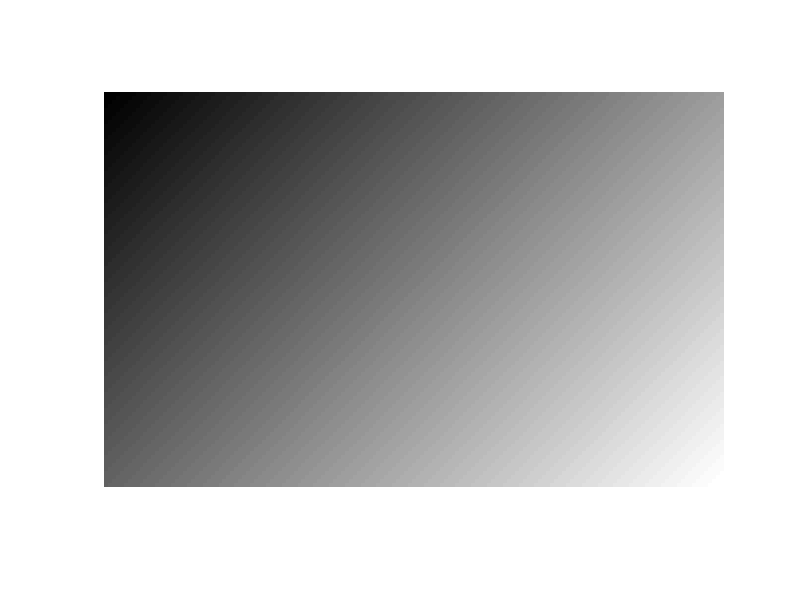

Reproduce this figure in MATLAB. (Note: this script raises an error after producing the figure.)
% 1a. 
 clear all
 close all
%szary = zeros(100,157);
war = 0; 
pop = war;
for i = 1:1:157
    for k=1:1:100
    szary(k,i) = war;
    war = war+1;
    end
    war = pop+1;
    pop = war;
end
img = mat2gray(szary); 
figure (1)
imshow(img)
% 1b.
img1 = imread('smok_1.jpg');
img2 = imread('smok_2.jpg');
gray1= rgb2gray(img1);
gray2= rgb2gray(img2);
figure (2)
subplot(1,5,1)
imshow(gray1);
subplot(1,5,2)
imshow(gray2);
suma_gray= gray1+gray2;
subplot(1,5,3)
imshow(suma_gray)
roznica_gray= gray1-gray2;
subplot(1,5,4)
imshow(roznica_gray)
mean_gray=suma_gray/2;
subplot(1,5,5)
imshow(mean_gray)
% 1c. 
img3 = imread('smok_rgb.jpg');
figure (3)
subplot(1,4,1)
imshow(img3)
R=img3(:,:,1);
G=img3(:,:,2);
B=img3(:,:,3);
subplot(1,4,2)
imshow(R)
subplot(1,4,3)
imshow(G)
subplot(1,4,4)
imshow(B)
% Stworzenie obrazów z pojedynczymi kanałami
czerwony = cat(3, R, zeros(size(R)), zeros(size(R)));
zielony = cat(3, zeros(size(G)), G, zeros(size(G)));
niebieski = cat(3, zeros(size(B)), zeros(size(B)), B);
figure (4)
subplot(1,4,1)
imshow(img3)
subplot(1,4,2)
imshow(czerwony)
subplot(1,4,3)
imshow(zielony)
subplot(1,4,4)
imshow(niebieski)
% %HSV
% HSV=rgb2hsv(img3);
% figure (5)
% subplot(1,4,1)
% imshow(HSV)
% 
% R=HSV(:,:,1);
% G=HSV(:,:,2);
% B=HSV(:,:,3);
% 
% subplot(1,4,2)
% imshow(R)
% 
% subplot(1,4,3)
% imshow(G)
% 
% subplot(1,4,4)
% imshow(B)
% 
% %Stworzenie obrazów z pojedynczymi kanałami
% czerwony = cat(3, R, zeros(size(R)), zeros(size(R)));
% zielony = cat(3, zeros(size(G)), G, zeros(size(G)));
% niebieski = cat(3, zeros(size(B)), zeros(size(B)), B);
% 
% figure (6)
% subplot(1,4,1)
% imshow(HSV)
% 
% subplot(1,4,2)
% imshow(czerwony)
% 
% subplot(1,4,3)
% imshow(zielony)
% 
% subplot(1,4,4)
% imshow(niebieski)
% % YCrCb
% YCrCb=rgb2ycbcr(img3);
% figure (7)
% subplot(1,4,1)
% imshow(YCrCb)
% 
% R=YCrCb(:,:,1);
% G=YCrCb(:,:,2);
% B=YCrCb(:,:,3);
% 
% subplot(1,4,2)
% imshow(R)
% 
% subplot(1,4,3)
% imshow(G)
% 
% subplot(1,4,4)
% imshow(B)
% 
% % Stworzenie obrazów z pojedynczymi kanałami
% czerwony = cat(3, R, zeros(size(R)), zeros(size(R)));
% zielony = cat(3, zeros(size(G)), G, zeros(size(G)));
% niebieski = cat(3, zeros(size(B)), zeros(size(B)), B);
% 
% figure (8)
% subplot(1,4,1)
% imshow(YCrCb)
% 
% subplot(1,4,2)
% imshow(czerwony)
% 
% subplot(1,4,3)
% imshow(zielony)
% 
% subplot(1,4,4)
% imshow(niebieski)
% 2a.
 img4=imread('kontrast.jpg');
 gray3=rgb2gray(img3);
 gray4=rgb2gray(img4);
 figure(9)
 subplot(3,2,1)
 imshow(gray1)
 subplot(3,2,2)
 imhist(gray1)
 subplot(3,2,3)
 imshow(gray4)
 subplot(3,2,4)
 imhist(gray4)
 subplot(3,2,5)
 imshow(gray3)
 subplot(3,2,6)
 imhist(gray3)
 % 2b.
img4s=imadjust(gray4);
img3s=imadjust(gray3);
figure (10)
subplot(2,2,1)
imshow(gray3)
subplot(2,2,2)
imshow(img3s)
subplot(2,2,3)
imhist(gray3)
subplot(2,2,4)
imhist(img3s)
figure (11)
subplot(2,2,1)
imshow(gray4)
subplot(2,2,2)
imshow(img4s)
subplot(2,2,3)
imhist(gray4)
subplot(2,2,4)
imhist(img4s)
% 2c.
img3e=histeq(gray3);
img4e=histeq(gray4);
figure (12)
subplot(2,3,1)
imshow(gray3)
subplot(2,3,2)
imshow(img3e)
subplot(2,3,3)
imshow(img3s)
subplot(2,3,4)
imhist(gray3)
subplot(2,3,5)
imhist(img3e)
subplot(2,3,6)
imhist(img3s)
figure (13)
subplot(2,3,1)
imshow(gray4)
subplot(2,3,2)
imshow(img4e)
subplot(2,3,3)
imshow(img4s)
subplot(2,3,4)
imhist(gray4)
subplot(2,3,5)
imhist(img4e)
subplot(2,3,6)
imhist(img4s)